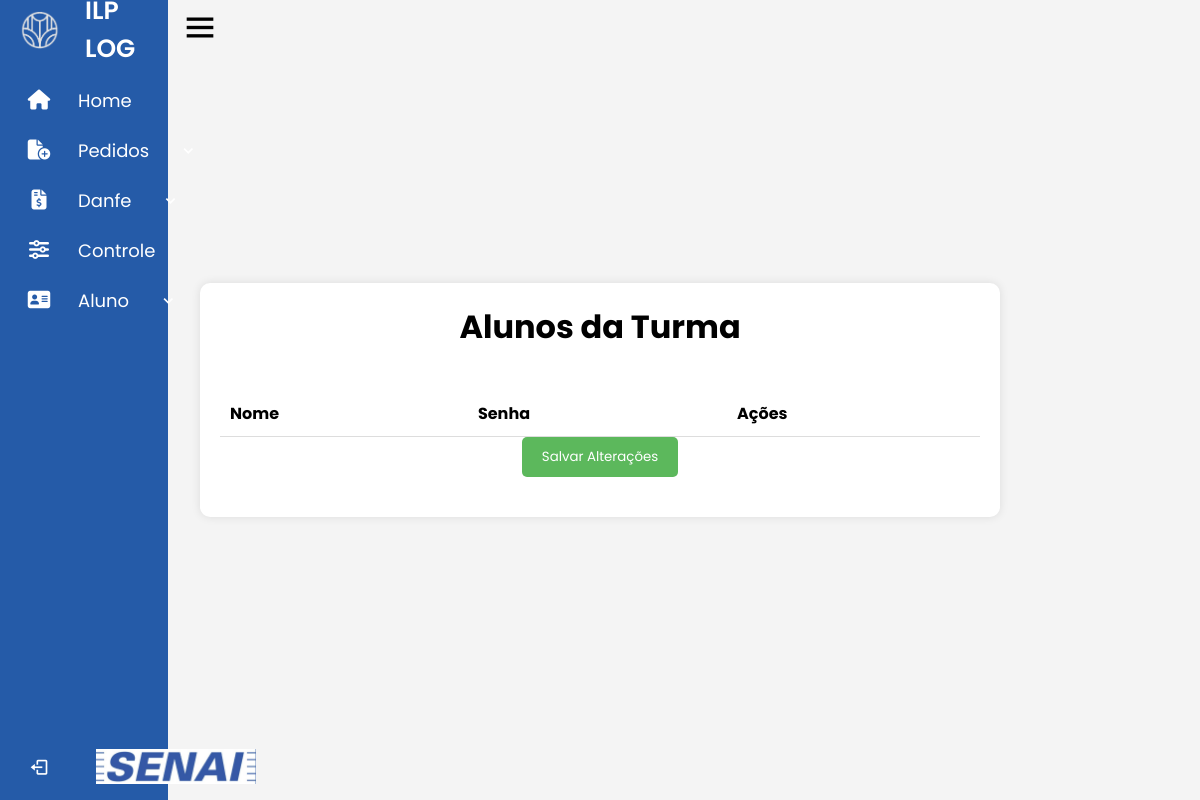
/SENAI_LOGISTICA/homeProf/turmas/alunos.php?turma_id=24 (signed in), run on an earlier commit of the app's database.
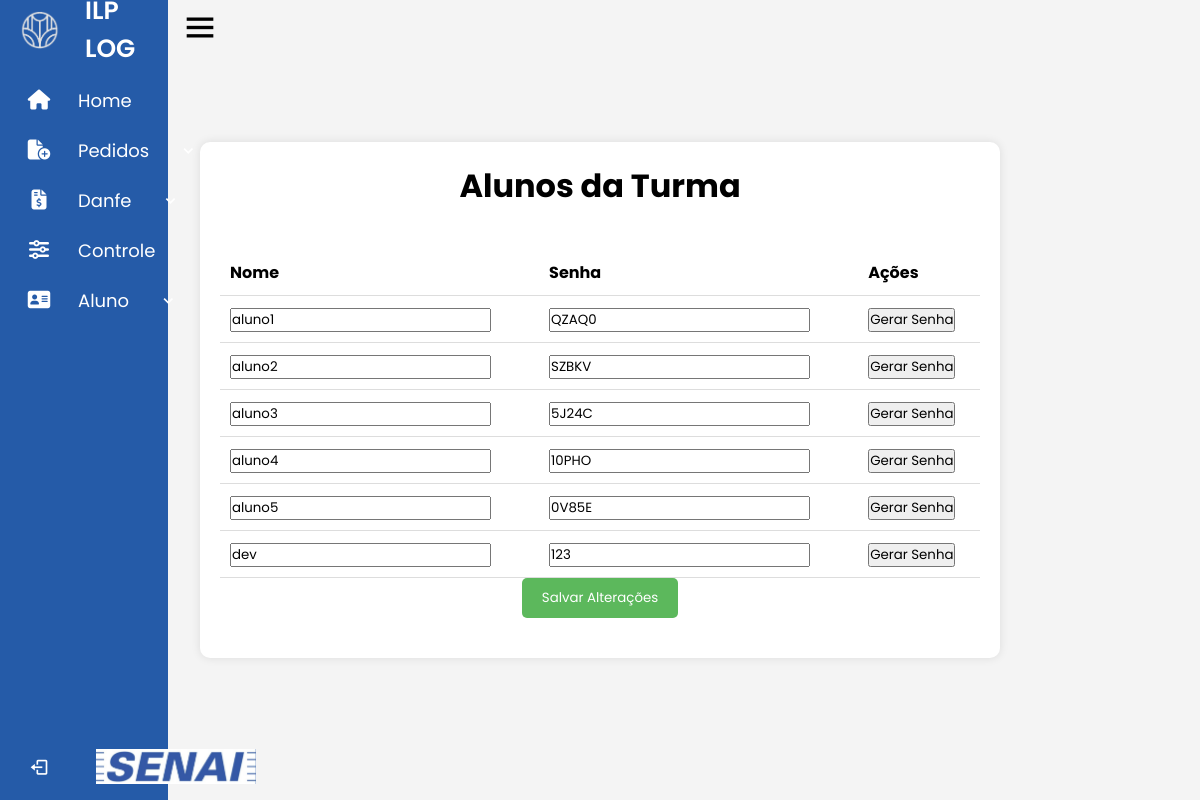
And on a later commit of the database.
### tables this page shows
CREATE TABLE `alunos` (
  `id` int(11) NOT NULL,
  `nome` varchar(60) NOT NULL,
  `senha` varchar(255) NOT NULL,
  `turma_id` int(11) NOT NULL
);

### SENAI_LOGISTICA/homeProf/turmas/alunos.php (the view, shortened to what this page needs)
<?php
include "../../sidebarPROF.php";
$hostname = "127.0.0.1";
$user = "root";
$password = "root";
$database = "senai";
$conexao = new mysqli($hostname, $user, $password, $database);
$turma_id = $_GET['turma_id'] ?? '';
$sql = "SELECT * FROM `alunos` WHERE `turma_id` = '$turma_id'";
$resultado = $conexao->query($sql);
?>
<!DOCTYPE html>
<html lang="en">
<head>
</head>
<body>
    <div class="container">
        <h1>Alunos da Turma</h1>
        <form method="post" action="salvar_alunos.php">
            <div class="divTable">
                <table>
                    <thead>
                        <tr>
                            <th>Nome</th>
                            <th>Senha</th>
                            <th>Ações</th>
                        </tr>
                    </thead>
                    <tbody>
                        <?php while ($row = $resultado->fetch_assoc()): ?>
                            <tr>
                                <td>
                                    <input type="text" name="nome[]" value="<?= htmlspecialchars($row['nome']) ?>" required>
                                </td>
                                <td>
                                    <input type="text" name="senha[]" value="<?= htmlspecialchars($row['senha']) ?>" required>
                                </td>
                                <td>
                                    <button type="button" onclick="gerarSenha(this)">Gerar Senha</button>
                                </td>
                            </tr>
                        <?php endwhile; ?>
                    </tbody>
                </table>
            </div>
            <button class="button-79" type="submit">Salvar Alterações</button>
        </form>
    </div>
</body>
</html>

### SENAI_LOGISTICA/sidebarPROF.php (shortened to what this page needs)
<!DOCTYPE html>
<html lang="en">
<head>
    <link href='https://unpkg.com/boxicons@2.1.4/css/boxicons.min.css' rel='stylesheet'>
    <link rel="stylesheet" href="https://cdnjs.cloudflare.com/ajax/libs/font-awesome/6.5.2/css/all.min.css">
</head>
<body>
    <div class="sidebar">
        <div class="logo-details">
            <img class="img1" src="../../imagens/ILP ICONE BRANCO sf.png" alt="LUCAS">
            <span class="logo_name">ILP LOG</span>
        </div>
        <ul class="nav-links">
            <li>
                <a href="/ILP_LOG/SENAI_LOGISTICA/homeProf/index.php">
                    <i class="fa-solid fa-house"></i>
                    <span class="link_name">Home</span>
                </a>
            </li>
            <li>
                <div class="iocn-links">
                    <a href="">
                        <i class="fa-solid fa-file-circle-plus"></i>
                        <span class="link_name">Pedidos</span>
                    </a>
                    <i class='bx bx-chevron-down arrow'></i>
                </div>
            </li>
            <li>
                <div class="iocn-links">
                    <a href="/SENAI_LOGISTICA/">
                        <i class="fa-solid fa-file-invoice-dollar"></i>
                        <span class="link_name">Danfe</span>
                    </a>
                    <i class='bx bx-chevron-down arrow'></i>
                </div>
            </li>
            <li>
                <a href="">
                    <i class="fa-solid fa-sliders"></i>
                    <span class="link_name">Controle</span>
                </a>
            <li>
                <div class="iocn-links">
                    <a href="">
                        <i class="fa-solid fa-address-card"></i>
                        <span class="link_name">Aluno</span>
                    </a>
                    <i class='bx bx-chevron-down arrow'></i>
                </div>
            </li>
            <li>
                <div class="profile-details">
                    <i class='bx bx-log-out'></i>
                    <img src="../../imagens/senai-logo-1.png" alt="senai">
                </div>
            </li>
        </ul>
    </div>
        <i class='bx bx-menu'></i>
</body>
</html>

### SENAI_LOGISTICA/sidebarPROF.php (style rules this page uses)
* { font-family: "Poppins", sans-serif; box-sizing: border-box; padding: 0; margin: 0; }
.sidebar { position: fixed; top: 0; left: 0; height: 100%; width: 14%; background: #255ba8; z-index: 100; transition: all 0.5s ease; }
.sidebar .logo-details .img1 { height: 40px; width: 40px; margin-left: 20px; }
.sidebar .logo-details { margin-bottom: 15px; height: 60px; width: 100%; display: flex; align-items: center; }
.sidebar .logo-details .logo_name { margin-left: 25px; font-size: 25px; color: #fff; font-weight: 600; transition: 0.3s ease; transition-delay: 0.1s; }
.sidebar .nav-links { height: 100%; padding-top: 30px 0 150px 0; }
.sidebar .nav-links li { position: relative; list-style: none; transition: all 0.4s ease; }
.sidebar .nav-links .iocn-links { display: flex; align-items: center; justify-content: space-between; }
.sidebar .nav-links li i { height: 50px; min-width: 78px; text-align: center; line-height: 50px; color: #fff; font-size: 20px; cursor: pointer; transition: all 0.3s ease; }
.sidebar .nav-links li a { text-decoration: none; display: flex; align-items: center; }
.sidebar .nav-links li a .link_name { font-size: 18px; font-weight: 400; color: #fff; }
.sidebar .profile-details { position: fixed; bottom: 0; width: 280px; display: flex; align-items: center; justify-content: space-between; padding: 6px 0; transition: all 0.5s ease; }
.sidebar .profile-details img { height: 55px; width: 180px; object-fit: cover; margin: 0 14px 0 12px; padding: 10px; transition: all 0.5s ease; margin-left: -15px; }
.bx-menu { position: absolute; left: 15%; top: 1%; cursor: pointer; font-size: 2.5rem; transition: all 0.5s ease; }

### SENAI_LOGISTICA/homeProf/turmas/alunos.php (style rules this page uses)
body { font-family: Arial, sans-serif; background-color: #f4f4f4; display: flex; justify-content: center; align-items: center; height: 100vh; margin: 0; }
.container { width: 80%; max-width: 800px; background-color: white; padding: 20px; border-radius: 10px; box-shadow: 0 0 10px rgba(0, 0, 0, 0.1); }
h1 { text-align: center; margin-bottom: 20px; }
.button-79 { display: block; margin: 0 auto 20px; padding: 10px 20px; background-color: #5cb85c; color: white; border: none; cursor: pointer; border-radius: 5px; }
.divTable { overflow-x: auto; }
table { width: 100%; border-collapse: collapse; margin-top: 20px; }
th, td { padding: 10px; text-align: left; border-bottom: 1px solid #ddd; }

What changed in the data, as far as the page shows it:
added alunos: nome "aluno1", senha "QZAQ0"
added alunos: nome "aluno2", senha "SZBKV"
added alunos: nome "aluno3", senha "5J24C"
added alunos: nome "aluno4", senha "10PHO"
added alunos: nome "aluno5", senha "0V85E"
added alunos: nome "dev", senha "123"
